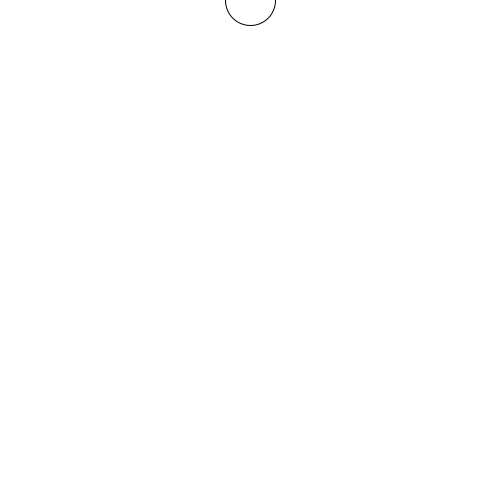
Frame 1 (no input)
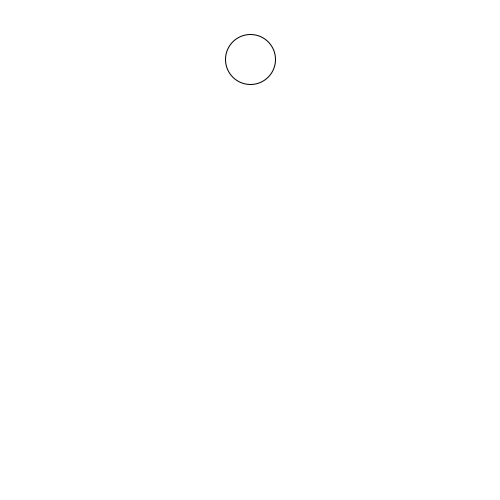
Frame 60 (the mouse pressed at the canvas centre just before this capture)
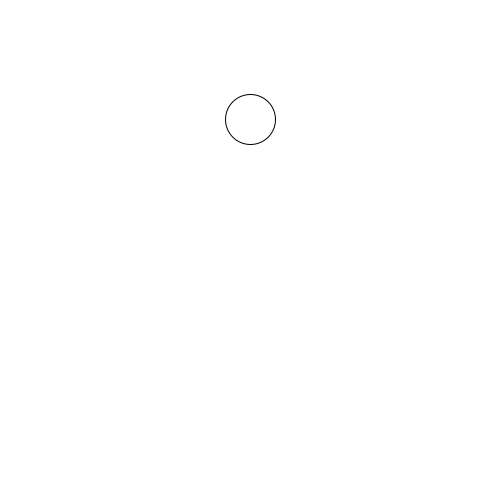
Frame 120 (the mouse held since frame 60 and released just before this capture)

The Processing sketch that drew these frames (run headless with seeded random() and noise(); from frame 60 on, the mouse is pressed at the canvas centre):

// Processing sketch: functions
// ── functions.pde
int x;
int y;

void setup(){
 size(500,500); 
 frameRate(180);
 x = width/2;
 y = 0;
}

void draw(){
 background(255);
 
 if (y >= height || y <= 0) y=0;
 drawEllipse(x,y++,50,50);

}

void drawEllipse(float x,float y,float w,float h){
  ellipse(x,y,w,h);
}
